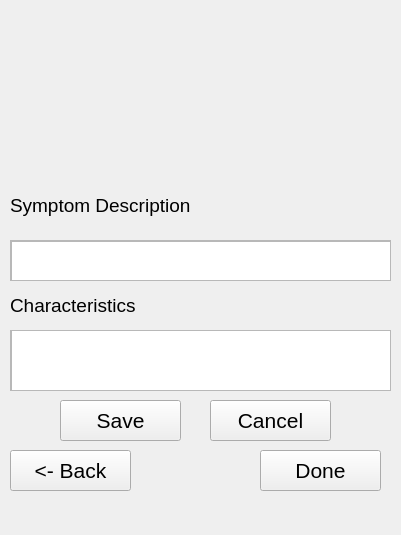
<?xml version="1.0" encoding="UTF-8"?>
<ui version="4.0">
 <class>MainWindow</class>
 <widget class="QMainWindow" name="MainWindow">
  <property name="geometry">
   <rect>
    <x>0</x>
    <y>0</y>
    <width>401</width>
    <height>535</height>
   </rect>
  </property>
  <property name="windowTitle">
   <string>MainWindow</string>
  </property>
  <widget class="QWidget" name="centralWidget">
   <widget class="QLabel" name="label">
    <property name="geometry">
     <rect>
      <x>10</x>
      <y>190</y>
      <width>191</width>
      <height>31</height>
     </rect>
    </property>
    <property name="font">
     <font>
      <pointsize>14</pointsize>
     </font>
    </property>
    <property name="text">
     <string>Symptom Description</string>
    </property>
    <property name="textFormat">
     <enum>Qt::RichText</enum>
    </property>
   </widget>
   <widget class="QLabel" name="label_2">
    <property name="geometry">
     <rect>
      <x>10</x>
      <y>290</y>
      <width>161</width>
      <height>31</height>
     </rect>
    </property>
    <property name="font">
     <font>
      <pointsize>14</pointsize>
     </font>
    </property>
    <property name="text">
     <string>Characteristics</string>
    </property>
   </widget>
   <widget class="QScrollArea" name="scrollArea">
    <property name="geometry">
     <rect>
      <x>10</x>
      <y>330</y>
      <width>381</width>
      <height>61</height>
     </rect>
    </property>
    <property name="widgetResizable">
     <bool>true</bool>
    </property>
    <widget class="QWidget" name="scrollAreaWidgetContents">
     <property name="geometry">
      <rect>
       <x>0</x>
       <y>0</y>
       <width>379</width>
       <height>59</height>
      </rect>
     </property>
     <widget class="QTextEdit" name="textEdit_2">
      <property name="geometry">
       <rect>
        <x>0</x>
        <y>-20</y>
        <width>381</width>
        <height>81</height>
       </rect>
      </property>
     </widget>
    </widget>
   </widget>
   <widget class="QScrollArea" name="scrollArea_2">
    <property name="geometry">
     <rect>
      <x>10</x>
      <y>240</y>
      <width>381</width>
      <height>41</height>
     </rect>
    </property>
    <property name="widgetResizable">
     <bool>true</bool>
    </property>
    <widget class="QWidget" name="scrollAreaWidgetContents_2">
     <property name="geometry">
      <rect>
       <x>0</x>
       <y>0</y>
       <width>379</width>
       <height>39</height>
      </rect>
     </property>
     <widget class="QTextEdit" name="textEdit">
      <property name="geometry">
       <rect>
        <x>0</x>
        <y>0</y>
        <width>381</width>
        <height>51</height>
       </rect>
      </property>
     </widget>
    </widget>
   </widget>
   <widget class="QPushButton" name="pushButton">
    <property name="geometry">
     <rect>
      <x>60</x>
      <y>400</y>
      <width>121</width>
      <height>41</height>
     </rect>
    </property>
    <property name="font">
     <font>
      <pointsize>16</pointsize>
     </font>
    </property>
    <property name="text">
     <string>Save</string>
    </property>
   </widget>
   <widget class="QPushButton" name="pushButton_2">
    <property name="geometry">
     <rect>
      <x>210</x>
      <y>400</y>
      <width>121</width>
      <height>41</height>
     </rect>
    </property>
    <property name="font">
     <font>
      <pointsize>16</pointsize>
     </font>
    </property>
    <property name="text">
     <string>Cancel</string>
    </property>
   </widget>
   <widget class="QPushButton" name="pushButton_3">
    <property name="geometry">
     <rect>
      <x>260</x>
      <y>450</y>
      <width>121</width>
      <height>41</height>
     </rect>
    </property>
    <property name="font">
     <font>
      <pointsize>16</pointsize>
     </font>
    </property>
    <property name="text">
     <string>Done</string>
    </property>
   </widget>
   <widget class="QPushButton" name="pushButton_4">
    <property name="geometry">
     <rect>
      <x>10</x>
      <y>450</y>
      <width>121</width>
      <height>41</height>
     </rect>
    </property>
    <property name="font">
     <font>
      <pointsize>16</pointsize>
     </font>
    </property>
    <property name="text">
     <string>&lt;- Back</string>
    </property>
   </widget>
   <zorder>scrollArea_2</zorder>
   <zorder>scrollArea</zorder>
   <zorder>label</zorder>
   <zorder>label_2</zorder>
   <zorder>pushButton</zorder>
   <zorder>pushButton_2</zorder>
   <zorder>pushButton_3</zorder>
   <zorder>pushButton_4</zorder>
  </widget>
 </widget>
 <layoutdefault spacing="6" margin="11"/>
 <resources/>
 <connections/>
</ui>
